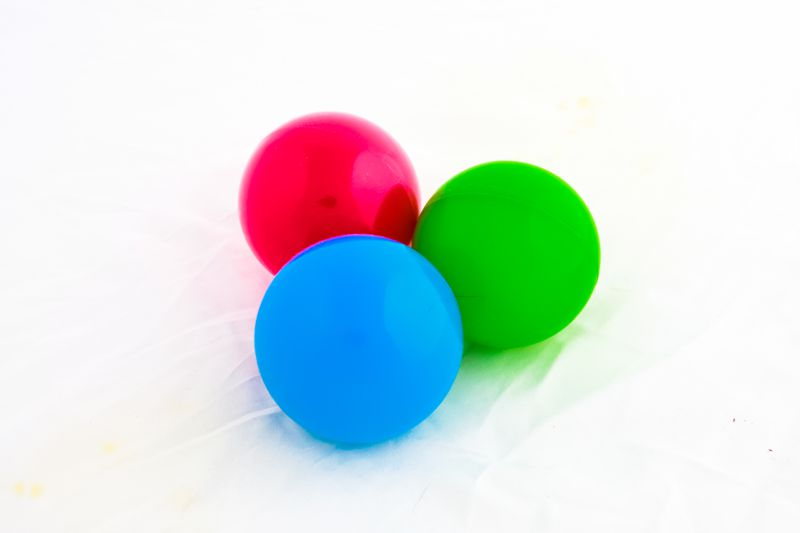
#> input picture Chapter 9/color_balls_small.jpg, 800 x 533 px
$ python simple_blob_detect.py   (Python 2 division)
#> lines starting #> are read from the running program, lines starting #| are printed output that depends on the picture; after the words box and inside, x2 and y2 are one past the last pixel; in counts of white or black regions, pixels touching at a corner belong together; long printed decimals are rounded
import cv2
import numpy as np

img = cv2.imread("color_balls_small.jpg")
#> img is the input picture: shape (533, 800, 3); mean B, G, R 223, 225.6, 210.9
imgHSV = cv2.cvtColor(img, cv2.COLOR_BGR2HSV)
#> imgHSV: shape (533, 800, 3); mean H, S, V 55.7, 52.3, 245

# setup parameters
params = cv2.SimpleBlobDetector_Params()

params.filterByColor = False
params.filterByArea = False
params.filterByInertia = False
params.filterByConvexity = False
params.filterByCircularity = False

# create blob detector
det = cv2.SimpleBlobDetector_create(params)

lower_blue = np.array([80,120,120])
upper_blue = np.array([130,255,255])

blueMask = cv2.inRange(imgHSV,lower_blue,upper_blue)
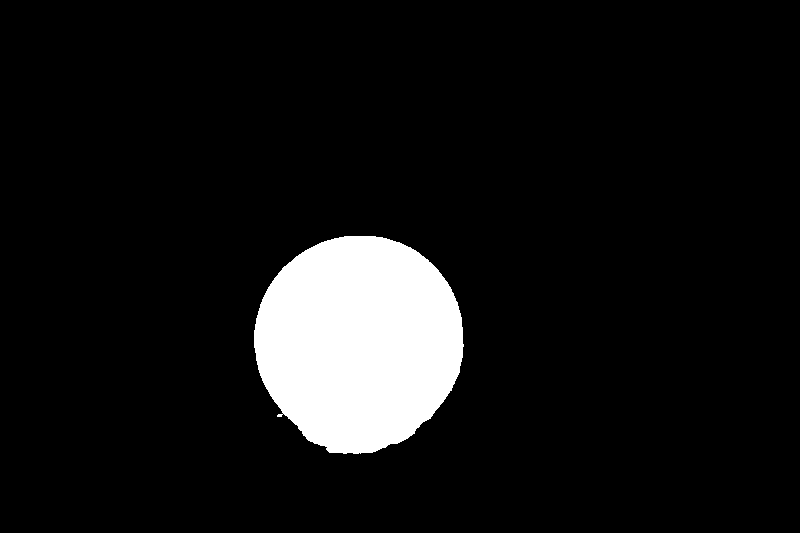
#> blueMask: shape (533, 800); 8.3% white; 1 white region, box (x1, y1, x2, y2) and area: (254, 236, 464, 454) 35480

res = cv2.bitwise_and(img, img, mask=blueMask)
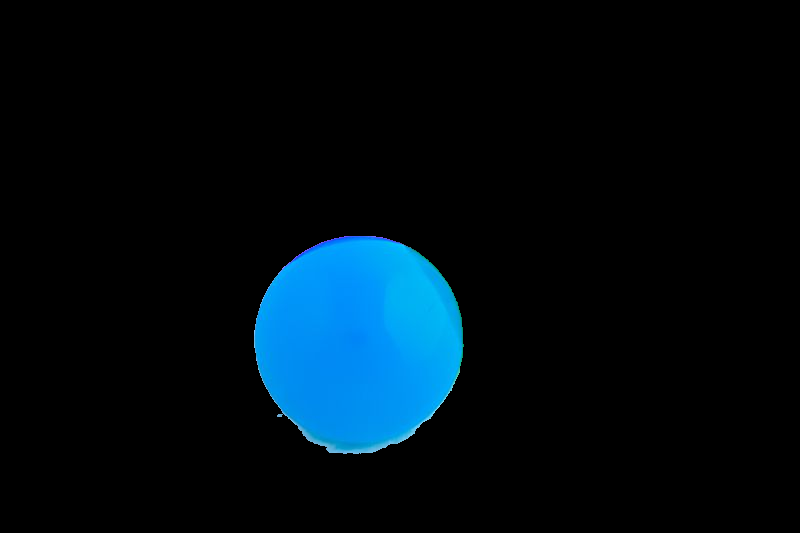
#> res: shape (533, 800, 3); mean B, G, R 20.2, 12.8, 0.3
res2 = res

# get keypoints
keypnts = det.detect(blueMask)
#> keypnts = 1 keypoints; (x, y, size): (359, 342, 211.8)

# draw keypoints
cv2.drawKeypoints(res, keypnts, res2, (0,0,255),
                  cv2.DRAW_MATCHES_FLAGS_DRAW_RICH_KEYPOINTS)
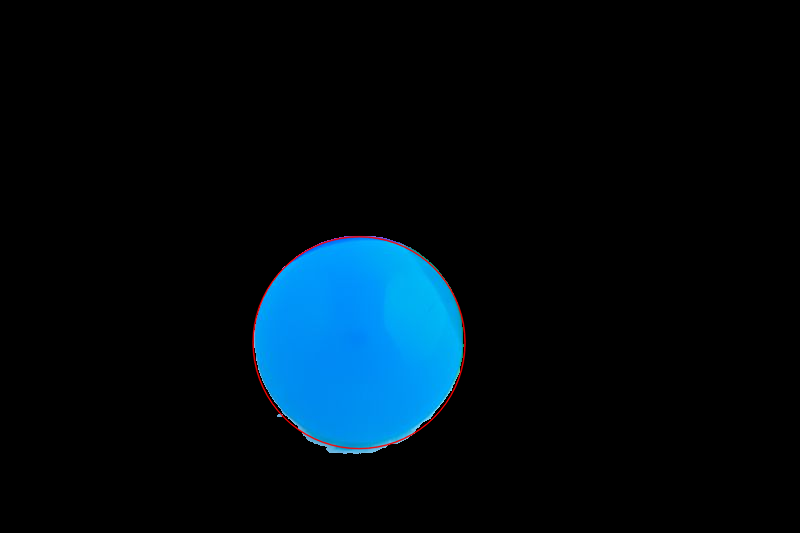
#> res: shape (533, 800, 3); 0.42% of pixels changed, all inside (x1, y1, x2, y2) = (252, 235, 467, 450)

cv2.imshow('img', img)
cv2.imshow('mask', blueMask)
cv2.imshow('blue', res)
cv2.imshow('res2', res2)

# print the coordinates and size of keypoints to terminal
for k in keypnts:
    print k.pt[0]
    print k.pt[1]
    print k.size
#> this loop made 1 pass
#> k on pass 1: keypoint at (358.5, 342.2), size 211.8
#| 358.534
#| 342.181
#| 211.823

cv2.waitKey(0)
